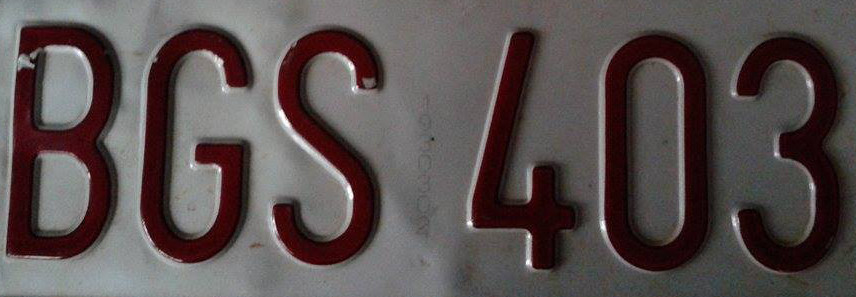
//> input picture extra/samples/chapa_a_dos.jpg, 856 x 297 px
$ ./features samples/chapa_a_dos.jpg samples/chapa_a_uno.jpg   (built with g++ and OpenCV 4)
//> lines starting //> are read from the running program, lines starting //| are printed output that depends on the picture
#include <stdio.h>

#include "opencv2/core/core.hpp"
#include "opencv2/features2d/features2d.hpp"
#include "opencv2/nonfree/features2d.hpp"
#include "opencv2/highgui/highgui.hpp"
#include "opencv2/nonfree/nonfree.hpp"

#include <iostream>

using namespace cv;
using namespace std;

int main(int argc, const char *argv[]) {

  Mat img_1 = imread( argv[1], CV_LOAD_IMAGE_GRAYSCALE );
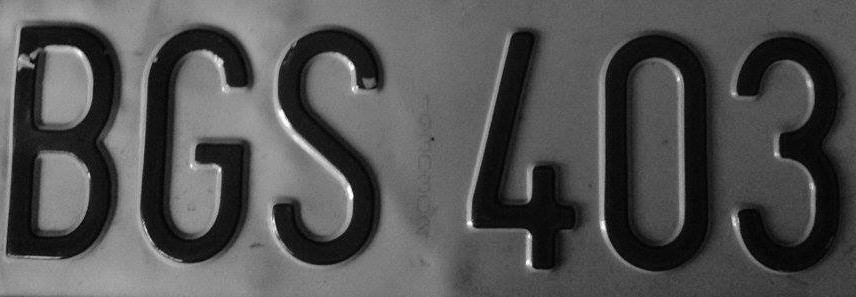
//> img_1: 297 rows x 856 cols, CV_8UC1; min 0, max 255, mean 82.5
  Mat img_2 = imread( argv[2], CV_LOAD_IMAGE_GRAYSCALE );
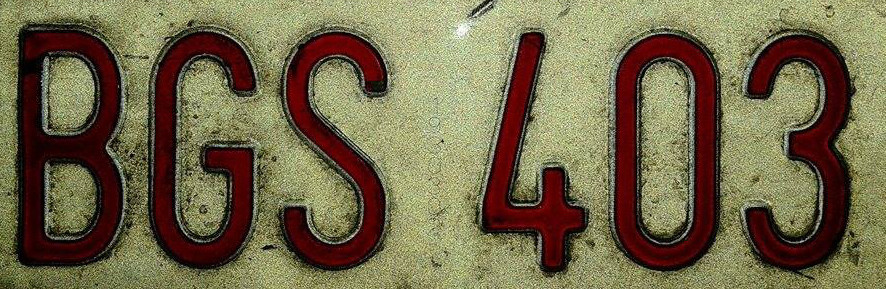
//> input picture extra/samples/chapa_a_uno.jpg, 886 x 289 px
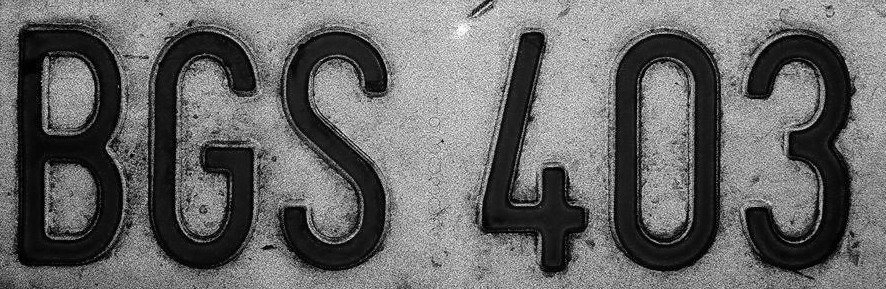
//> img_2: 289 rows x 886 cols, CV_8UC1; min 0, max 255, mean 104.8

  if( !img_1.data || !img_2.data )
  { std::cout<< " --(!) Error reading images " << std::endl; return -1; }

  int minHessian = 400;

//> (the run ends here: the program needs code that is not available in this run, at `SurfFeatureDetector detector( minHessian );`)
